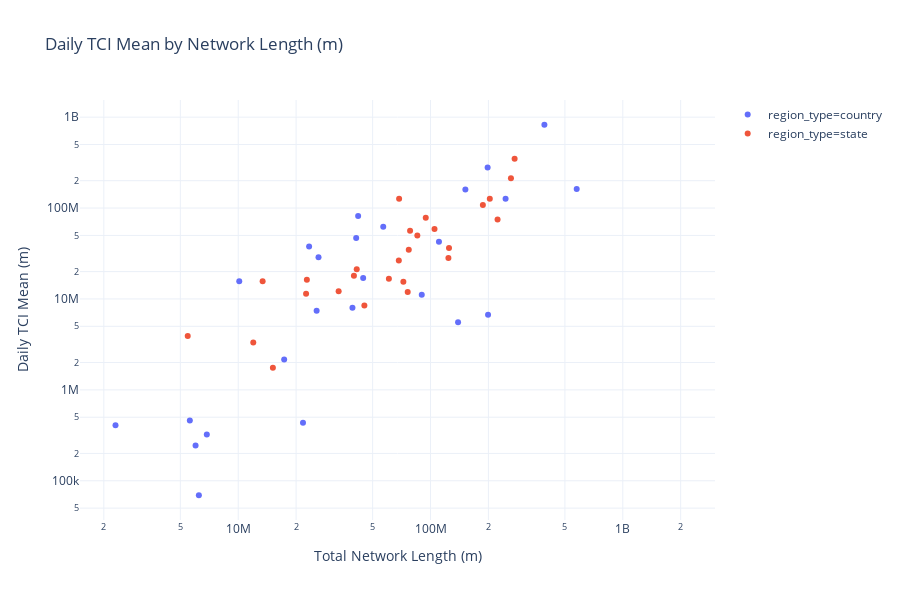

Notebook code cell kept with this figure:
### Markdown cell above
# TCP by Network Length

### Code cell
fig = px.scatter(df,
            y="daily_mean", x="total_length", color='region_type',
            hover_name="region_slug", template='plotly_white', title='Daily TCI Mean by Network Length (m)',
           log_x=True, log_y=True)
fig.update_yaxes(title_text='Daily TCI Mean (m)')
fig.update_xaxes(title_text='Total Network Length (m)')

# fig.add_trace()

fig.show()

### Figure 1 — Plotly figure (JSON) as saved in the notebook; plotly's stock layout.template omitted (floating-point values rounded to 4 significant figures)
{"data": [{"hoverlabel": {"namelength": 0}, "hovertemplate": "<b>%{hovertext}</b><br><br>region_type=country<br>total_length=%{x}<br>daily_mean=%{y}", "hovertext": ["country_guyana", "country_ecuador", "country_nicaragua", "country_venezuela", "country_barbados", "country_costa_rica", "country_haiti", "country_uruguay", "country_bolivia", "country_guatemala", "country_peru", "country_colombia", "country_chile", "country_brazil", "country_argentina", "country_paraguay", "country_honduras", "country_el_salvador", "country_trinidad_and_tobago", "country_jamaica", "country_panama", "country_the_bahamas", "country_suriname", "country_belize", "country_mexico", "country_dominican_republic"], "legendgroup": "region_type=country", "marker": {"color": "#636efa", "symbol": "circle"}, "mode": "markers", "name": "region_type=country", "showlegend": true, "type": "scatter", "x": [6242000.0, 110700000.0, 25570000.0, 139100000.0, 2300000.0, 42040000.0, 21720000.0, 44640000.0, 199200000.0, 56780000.0, 245700000.0, 198200000.0, 151800000.0, 1972000000.0, 575800000.0, 90050000.0, 39270000.0, 26150000.0, 10120000.0, 17340000.0, 23370000.0, 6000000.0, 5603000.0, 6865000.0, 391100000.0, 41060000.0], "xaxis": "x", "y": [69320.0, 42610000.0, 7429000.0, 5554000.0, 408600.0, 81690000.0, 434200.0, 16950000.0, 6684000.0, 62140000.0, 126700000.0, 279100000.0, 159800000.0, null, 162200000.0, 11100000.0, 7994000.0, 28790000.0, 15680000.0, 2157000.0, 37840000.0, 244100.0, 461200.0, 322500.0, 824700000.0, 46700000.0], "yaxis": "y"}, {"hoverlabel": {"namelength": 0}, "hovertemplate": "<b>%{hovertext}</b><br><br>region_type=state<br>total_length=%{x}<br>daily_mean=%{y}", "hovertext": ["br_states_paraiba", "br_states_sao_paulo", "br_states_amapa", "br_states_tocantins", "br_states_sergipe", "br_states_espirito_santo", "br_states_alagoas", "br_states_goias", "br_states_para", "br_states_roraima", "br_states_amazonas", "br_states_santa_catarina", "br_states_rondonia", "br_states_rio_grande_do_sul", "br_states_ceara", "br_states_mato_grosso_do_sul", "br_states_bahia", "br_states_maranhao", "br_states_acre", "br_states_minas_gerais", "br_states_rio_de_janeiro", "br_states_pernambuco", "br_states_piaui", "br_states_mato_grosso", "br_states_rio_grande_do_norte", "br_states_parana", "br_states_distrito_federal"], "legendgroup": "region_type=state", "marker": {"color": "#EF553B", "symbol": "circle"}, "mode": "markers", "name": "region_type=state", "showlegend": true, "type": "scatter", "x": [72250000.0, 273700000.0, 5462000.0, 76107560, 22540000.0, 41330000.0, 33280000.0, 104900000.0, 124800000.0, 15150000.0, 22750000.0, 94460000.0, 45290000.0, 187200000.0, 85410000.0, 68400000.0, 223200000.0, 77090000.0, 11980000.0, 262000000.0, 68660000.0, 78300000.0, 60750000.0, 123900000.0, 39960000.0, 203400000.0, 13390000.0], "xaxis": "x", "y": [15480000.0, 347700000.0, 3908000.0, 11960000.0, 11400000.0, 21160000.0, 12160000.0, 58810000.0, 36350000.0, 1752000.0, 16290000.0, 77990000.0, 8491000.0, 107900000.0, 49870000.0, 26440000.0, 74760000.0, 34800000.0, 3322000.0, 212100000.0, 126700000.0, 56410000.0, 16720000.0, 28200000.0, 17990000.0, 126200000.0, 15690000.0], "yaxis": "y"}], "layout": {"height": 600, "legend": {"tracegroupgap": 0}, "title": {"text": "Daily TCI Mean by Network Length (m)"}, "xaxis": {"anchor": "y", "domain": [0, 1], "title": {"text": "Total Network Length (m)"}, "type": "log"}, "yaxis": {"anchor": "x", "domain": [0, 1], "title": {"text": "Daily TCI Mean (m)"}, "type": "log"}}}
